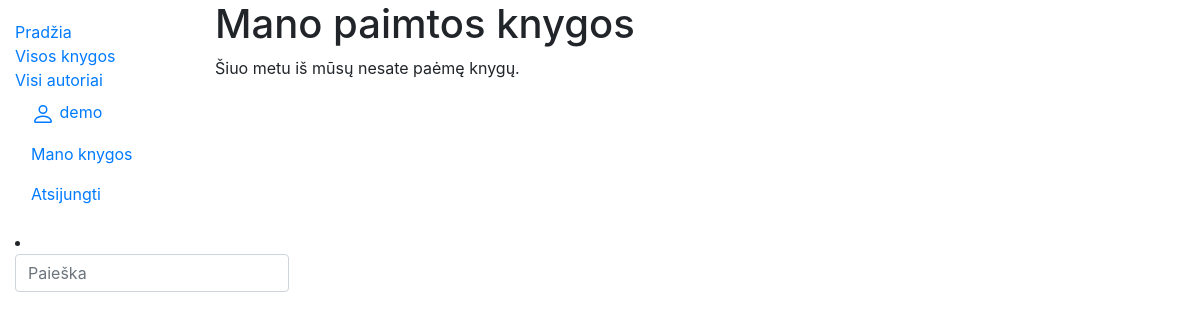
Before: /library/mybooks/ (signed in) with the older database file.
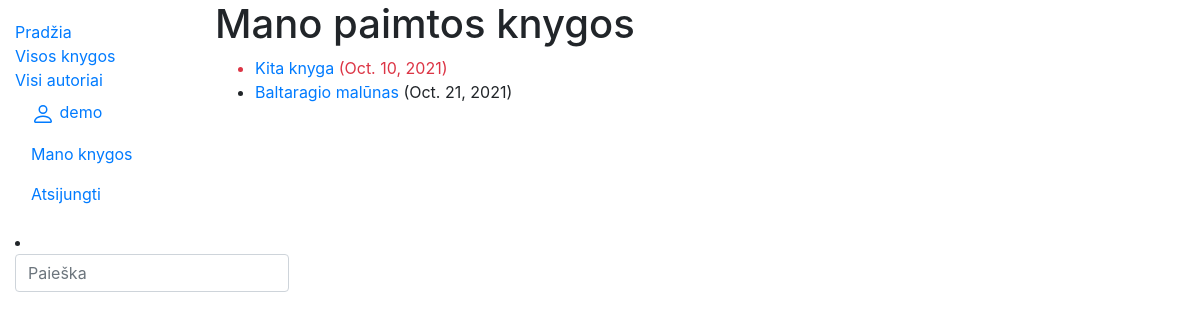
After: the same page with the newer database file.
### library/models.py (models this page shows, shortened)
class BookInstance(models.Model):
    id = models.UUIDField(primary_key=True, default=uuid.uuid4, help_text='Unikalus ID knygos kopijai')
    book = models.ForeignKey('Book', on_delete=models.SET_NULL, null=True)
    due_back = models.DateField('Bus prieinama', null=True, blank=True)
    reader = models.ForeignKey(User, on_delete=models.SET_NULL, null=True, blank=True)
    @property
    def is_overdue(self):
        if self.due_back and date.today() > self.due_back:
            return True
        return False
    LOAN_STATUS = (
        ('a', 'Administruojama'),
        ('p', 'Paimta'),
        ('g', 'Galima paimti'),
        ('r', 'Rezervuota'),
    )
    status = models.CharField(
        max_length=1,
        choices=LOAN_STATUS,
        blank=True,
        default='a',
        help_text='Statusas',
    )
    class Meta:
        ordering = ['due_back']
        verbose_name = 'Knygos egzempliorius'
        verbose_name_plural = 'Knygų egzemplioriai'

class Book(models.Model):
    title = models.CharField('Pavadinimas', max_length=200)
    author = models.ForeignKey('Author', on_delete=models.SET_NULL, null=True, related_name='books')
    summary = models.TextField('Aprašymas', max_length=1000, help_text='Trumpas knygos aprašymas')
    isbn = models.CharField('ISBN', max_length=13,
                            help_text='13 Simbolių <a href="https://www.isbn-international.org/content/what-isbn">ISBN kodas</a>')
    genre = models.ManyToManyField(Genre, help_text='Išrinkite žanrą(us) šiai knygai')
    cover = models.ImageField('Viršelis', upload_to='covers', null=True)
    def display_genre(self):
        return ', '.join(genre.name for genre in self.genre.all()[:3])
    display_genre.short_description = 'Žanras'
    class Meta:
        verbose_name = 'Knyga'
        verbose_name_plural = 'Knygos'

### library/views.py (the view)
# urls.py: path('mybooks/', views.LoanedBooksByUserListView.as_view(), name='my-borrowed'),
class LoanedBooksByUserListView(LoginRequiredMixin, generic.ListView):
    model = BookInstance
    template_name = 'user_books.html'
    paginate_by = 10
    def get_queryset(self):
        return BookInstance.objects.filter(reader=self.request.user).filter(status__exact='p').order_by('due_back')

### library/templates/user_books.html
{% extends "base.html" %}
{% block content %}
    <h1>Mano paimtos knygos</h1>
    {% if bookinstance_list %}
    <ul>
      {% for bookinst in bookinstance_list %}
      <li class="{% if bookinst.is_overdue %}text-danger{% endif %}">
        <a href="{% url 'book-detail' bookinst.book.pk %}">{{bookinst.book.title}}</a> ({{ bookinst.due_back }})
      </li>
      {% endfor %}
    </ul>
    {% else %}
      <p>Šiuo metu iš mūsų nesate paėmę knygų.</p>
    {% endif %}
{% endblock %}

Changed rows visible on the page:
now on this page (row edited): BookInstance: book "Kita knyga", due_back "Oct. 10, 2021"
now on this page (row edited): BookInstance: book "Baltaragio malūnas", due_back "Oct. 21, 2021"
Other visible differences:
text no longer shown: "Šiuo metu iš mūsų nesate paėmę knygų."
